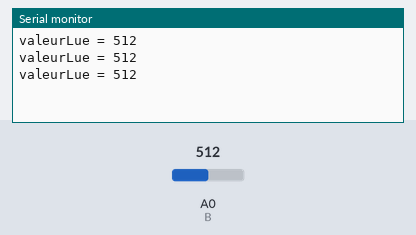
This sketch was run on a simulated Arduino Uno, built with avr-gcc and run on an emulated ATmega328P. Parts: the last lines printed to the serial monitor. The test bench sets the inputs (shaded band); at power-on: A0 (B) = 512.

Above: at 1.3 s.
1.4 s: A0 (B) set to 716
At 1.8 s:
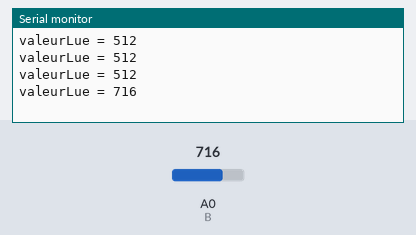
2.9 s: A0 (B) set to 900
At 3.4 s:
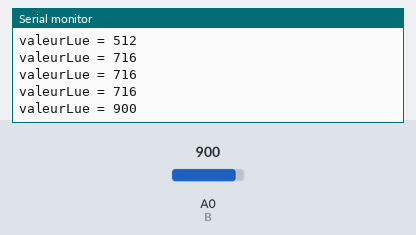
Timing chart, 0 to 5.9 s (numbered marks = the images above; inputs shaded):
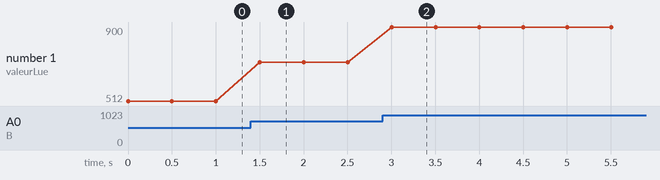

Measured:
- after the input at 1.4 s, the serial monitor: prints a new line after 0.10 s (image 1)
- after the input at 2.9 s, the serial monitor: prints a new line after 0.10 s (image 2)
- plotted number 1: 512 → 716 after the input at 1.4 s, 716 → 900 after the input at 2.9 s

The sketch:

potentiometre-1.ino
```cpp
// le potentiomètre, branché sur la broche analogique A0
const int B = 0;
//variable pour stocker la valeur lue après conversion
int valeurLue;

void setup()
{
    //on se contente de démarrer la liaison série
   Serial.begin(9600);
}

void loop()
{
    //on convertit en nombre  la tension lue en sortie du potentiomètre
    valeurLue = analogRead(B);

    //on affiche la valeur lue sur la liaison série
    Serial.print("valeurLue = ");
    Serial.println(valeurLue);

    //on attend une demi-seconde pour que l'affichage ne soit pas trop rapide
    delay(500);
}
```
